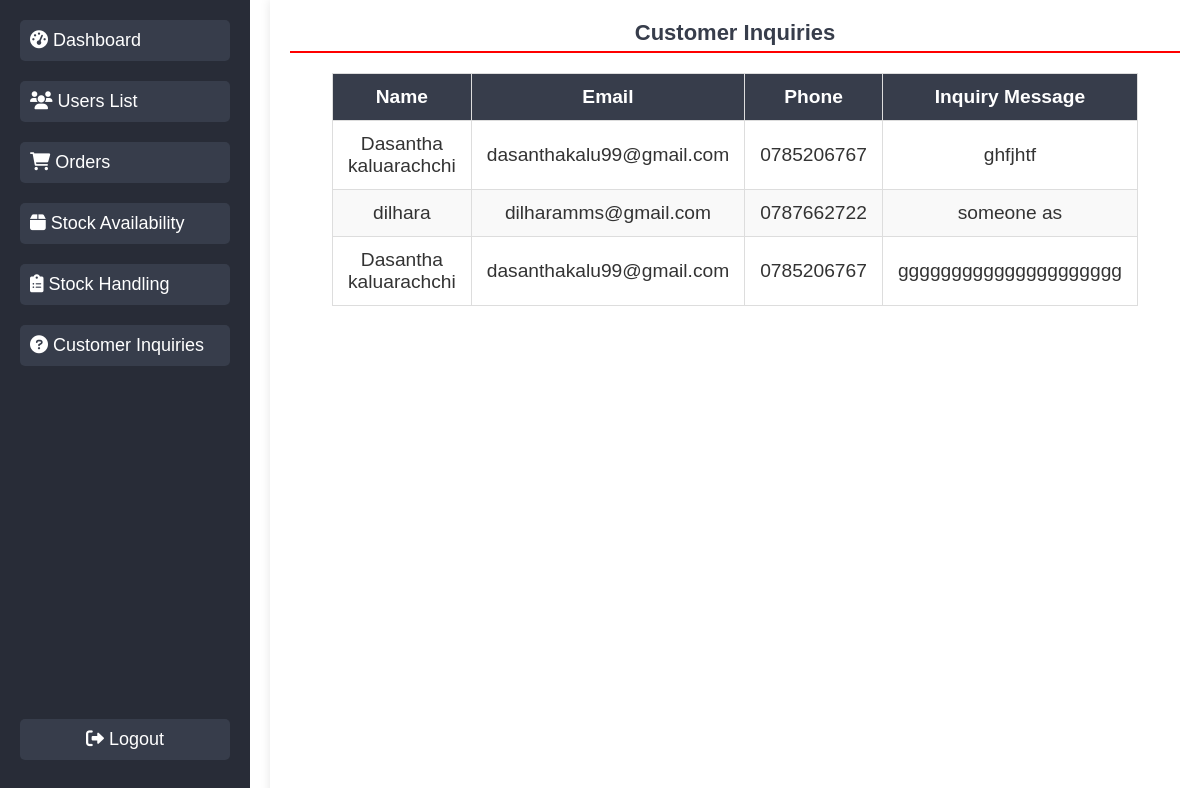
Page /pages/customerinquiries.php on the committed database.
### tables this page shows
CREATE TABLE `feedback` (
  `id` int(11) NOT NULL,
  `name` varchar(100) NOT NULL,
  `email` varchar(100) NOT NULL,
  `phone` varchar(20) DEFAULT NULL,
  `inquiry_message` text NOT NULL
);

### pages/customerinquiries.php (the view, shortened to what this page needs)
<!DOCTYPE html>
<html lang="en">
<head>
    <link rel="stylesheet" href="../css/customerinquiries.css">
    <link rel="stylesheet" href="https://cdn.jsdelivr.net/npm/boxicons@latest/css/boxicons.min.css">
    <link rel="stylesheet" href="https://cdnjs.cloudflare.com/ajax/libs/font-awesome/6.0.0-beta3/css/all.min.css">
    <link rel="stylesheet" href="https://cdnjs.cloudflare.com/ajax/libs/sweetalert/1.1.3/sweetalert.min.css">
</head>
<body>
    <div class="container">
        <aside class="side-panel">
            <ul style="list-style: none; padding: 0; margin: 0; height: 100%; display: flex; flex-direction: column;">
                <li><a href="inventry.html"><i class="fas fa-tachometer-alt"
                            style="margin-right: 5px;"></i>Dashboard</a></li>
                <li><a href="userlist.php"><i class="fas fa-users" style="margin-right: 5px;"></i>Users List</a></li>
                <li><a href="orders.php?status=success"><i class="fas fa-shopping-cart"
                            style="margin-right: 5px;"></i>Orders</a></li>
                <li><a href="stockavailability.php"><i class="fas fa-box" style="margin-right: 5px;"></i>Stock
                        Availability</a></li>
                <li><a href="stockhandling.html"><i class="fas fa-clipboard-list" style="margin-right: 5px;"></i>Stock
                        Handling</a></li>
                <li><a href="customerinquiries.php"><i class="fas fa-question-circle"
                            style="margin-right: 5px;"></i>Customer Inquiries</a></li>
                <li>
                    <a href="#" onclick="confirmLogout(event)"
                        style="display: inline-block; padding: 10px; background-color: #373D4B; color: white; text-align: center; border-radius: 5px; text-decoration: none; width: 100%;">
                        <i class="fas fa-sign-out-alt" style="margin-right: 5px;"></i>Logout
                    </a>
                </li>
            </ul>
        </aside>
        <main class="content-area">
            <h2>Customer Inquiries</h2>
            <table class="inquiries-table">
                <thead>
                    <tr>
                        <th>Name</th>
                        <th>Email</th>
                        <th>Phone</th>
                        <th>Inquiry Message</th>
                    </tr>
                </thead>
                <tbody>
                    <?php
                    include '../actions/db_connect.php';
                    $sql = "SELECT name, email, phone, inquiry_message FROM feedback";
                    $result = $conn->query($sql);
                    if ($result) {
                        if ($result->num_rows > 0) {
                            while ($row = $result->fetch_assoc()) {
                                echo "<tr>
                                        <td>" . htmlspecialchars($row['name']) . "</td>
                                        <td>" . htmlspecialchars($row['email']) . "</td>
                                        <td>" . htmlspecialchars($row['phone']) . "</td>
                                        <td>" . htmlspecialchars($row['inquiry_message']) . "</td>
                                      </tr>";
                            }
                        } else {
                            echo "<tr><td colspan='4'>No inquiries found.</td></tr>";
                        }
                    } else {
                        echo "<tr><td colspan='4'>Error: " . htmlspecialchars($conn->error) . "</td></tr>";
                    }
                    ?>
                </tbody>
            </table>
        </main>
    </div>
</body>
</html>

### css/customerinquiries.css (style rules this page uses)
* { margin: 0; padding: 0; box-sizing: border-box; font-family: Arial, sans-serif; }
body { display: flex; flex-direction: column; min-height: 100vh; background-color: #f4f4f4; color: var(--text-color); background-color: var(--bg-color); }
:root { --main-color: #ff0000; --text-color: #020307; --bg-color: #ffffff; }
.container { display: flex; flex-grow: 1; width: 100%; }
.side-panel { position: fixed; top: 0; left: 0; width: 250px; height: 100vh; background-color: #282C37; padding: 20px; overflow-y: auto; }
.side-panel ul { list-style: none; }
.side-panel ul li { margin-bottom: 20px; }
.side-panel ul li a { text-decoration: none; color: #fff; font-size: 18px; display: block; padding: 10px; background-color: #373D4B; border-radius: 5px; transition: background-color 0.3s ease; }
.content-area { margin-left: 270px; flex: 1; padding: 20px; background-color: #fff; box-shadow: 0 0 10px rgba(0, 0, 0, 0.1); min-height: 100vh; font-size: 1.2rem; }
.content-area h2 { font-size: 22px; margin-bottom: 20px; color: #373D4B; text-align: center; border-bottom: 2px solid var(--main-color); padding-bottom: 5px; }
.inquiries-table { width: 80%; margin: 0 auto; border-collapse: collapse; }
.inquiries-table th, .inquiries-table td { padding: 12px 15px; border: 1px solid #ddd; text-align: center; color: #333; }
.inquiries-table th { background-color: #373D4B; color: white; font-weight: bold; }
.inquiries-table tr:nth-child(even) { background-color: #f9f9f9; }

### rows in the picture
feedback: name "Dasantha kaluarachchi", email "dasanthakalu99@gmail.com", phone "0785206767", inquiry_message "ghfjhtf"
feedback: name "dilhara", email "dilharamms@gmail.com", phone "0787662722", inquiry_message "someone as"
feedback: name "Dasantha kaluarachchi", email "dasanthakalu99@gmail.com", phone "0785206767", inquiry_message "ggggggggggggggggggggg"
